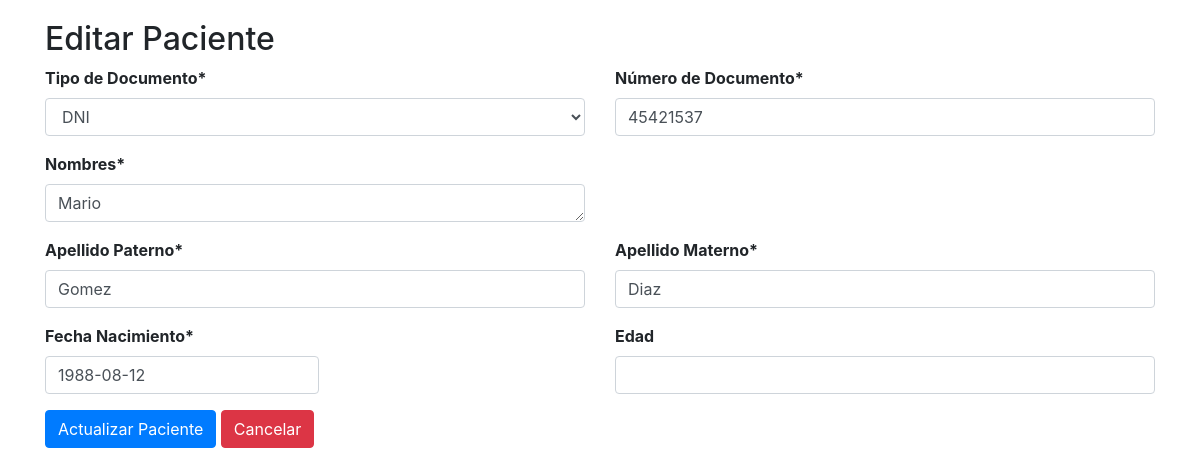
Page /editar/4 on the earlier database version.
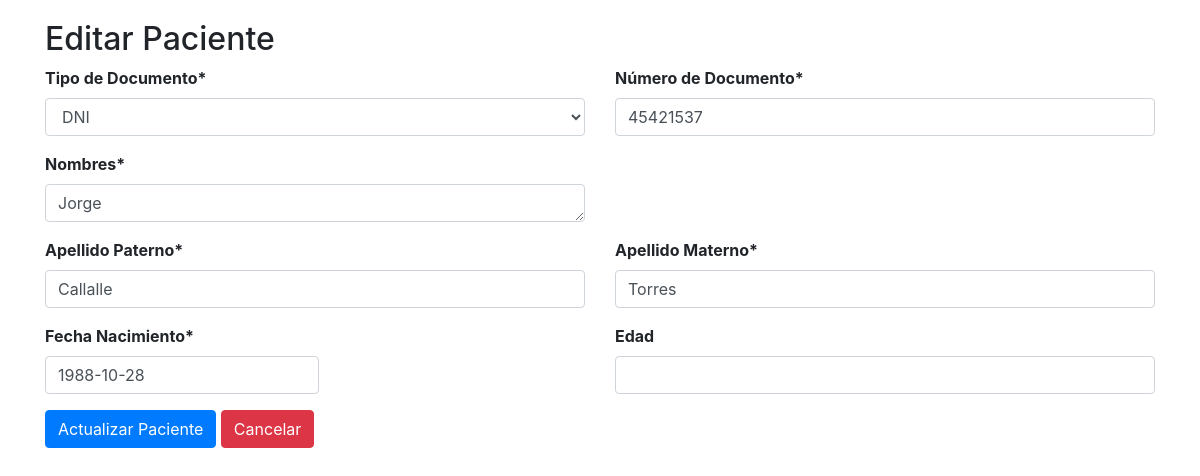
Same page on the later database version.
### pacientes/models.py (models this page shows)
class Pacientes(models.Model):
    tipo_documento = models.CharField(max_length=3, choices=[
        ('DNI', 'DNI'),
        ('CE', 'Carné de Extranjería'),
        ('IN', 'Indocumentado'),
    ], default='DNI')
    numero_documento = models.CharField(max_length=100, unique=True)
    nombres = models.TextField()
    appPaterno = models.CharField(max_length=100)
    appMaterno = models.CharField(max_length=100)
    fecha = models.DateField()

### pacientes/views.py (the view)
# urls.py: path('editar/<int:pk>', EditarPacientes.as_view(), name="editar-pacientes"),
class EditarPacientes(UpdateView):
    template_name = 'editar-paciente.html'
    model = Pacientes
    form_class = PacienteForm
    success_url = reverse_lazy('listar-pacientes')

### pacientes/form.py
class PacienteForm(forms.models.ModelForm):
    class Meta:
        model = Pacientes
        fields = '__all__'
        widgets = {
                'fechaDeNacimiento': forms.DateInput(attrs={'type':'date'})
                }
        labels = {
                'tipo_documento' : 'Tipo de Documento',
                'numero_documento' : 'Número de Documento',
                'nombres' : 'Nombres',
                'appPaterno' : 'Apellido Paterno',
                'appMaterno': 'Apellido Materno',
                'fecha' : 'Fecha Nacimiento',
                }

### pacientes/templates/editar-paciente.html (shortened to what this page needs)
<!DOCTYPE html>
{% load staticfiles %}
<html lang="en">
    <head>
       <link href="{% static 'css/bootstrap.css' %}" rel="stylesheet">
       <link href="{% static 'css/main.css' %}" rel="stylesheet">
    </head>
<body>
    <div class="wrapper ">
        <div class="container container-fluid">
            <section class="section-editar">
                <div class="row">
                    <div class="col-12">
                        <h2 class="minsa-pacientes"> Editar Paciente</h2>
                    </div>
                </div>
                {% load crispy_forms_tags %}
                <form method="post">
                    <div class="row">
                        <div class="col-6">
                            <div class="form-group">
                                {{ form.tipo_documento|as_crispy_field }}
                            </div>
                        </div>
                        <div class="col-6">
                            <div class="form-group">
                                    {{ form.numero_documento|as_crispy_field }}
                            </div>
                        </div>
                    </div>
                    <div class="row">
                        <div class="col-6">
                            <div class="form-group hola">
                                    {{ form.nombres|as_crispy_field }}
                            </div>
                        </div>
                    </div>
                    <div class="row">
                        <div class="col-6">
                            <div class="form-group">
                                {{ form.appPaterno|as_crispy_field }}
                            </div>
                        </div>
                        <div class="col-6">
                            <div class="form-group">
                                    {{ form.appMaterno|as_crispy_field }}
                            </div>
                        </div>
                        </div>
                        <div class="row">
                        <div class="col-6">
                            <div class="form-group">
                                <div class="input-group date" data-date-format="dd-mm-yyyy">
                                    {{ form.fecha|as_crispy_field }}
                                </div>
                            </div>
                        </div>
                        <div class="col-6">
                            <div class="form-group">
                                <label>Edad</label>
                                <input type="text" class="form-control" id="inputEdad">
                                </div>
                        </div>
                    </div>
                    <button type="submit" class="btn btn-primary">Actualizar Paciente</button>
                    <a href="/" class="btn btn-danger">Cancelar</a>
                </form>
            </section>
        </div>
    </div>
</body>
</html>

Differences in the rows shown:
changed Pacientes "DNI": nombres "Mario" → "Jorge"; appPaterno "Gomez" → "Callalle"; appMaterno "Diaz" → "Torres"; fecha "1988-08-12" → "1988-10-28"
